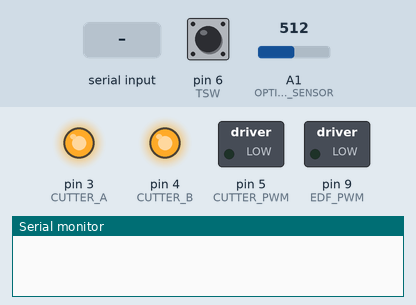
Recording of a sketch running on a simulated Arduino Uno, built with avr-gcc and run on an emulated ATmega328P. Shown: switched loads named in the sketch (green lamp = pin HIGH), output pins drawn as LEDs (lit = HIGH), the last lines printed to the serial monitor. The test bench sets the inputs (shaded band); at power-on: pin 6 (TSW) HIGH, A1 (OPTICAL_SENSOR) = 512.

Above: at 1.2 s.
1.3 s: "1," received over Serial
At 2.5 s:
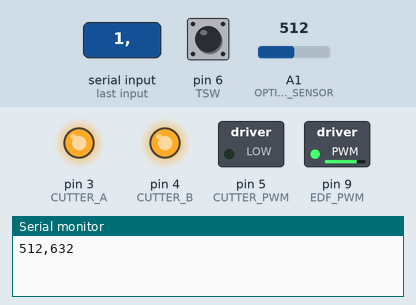
2.8 s: "2," received over Serial
At 3.8 s:
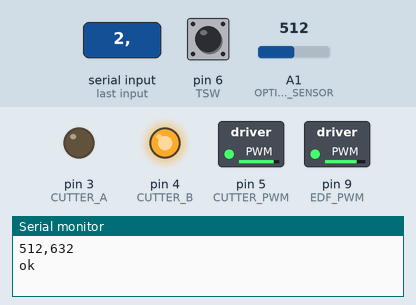
Timing chart, 0 to 10.3 s (numbered marks = the images above; inputs shaded):
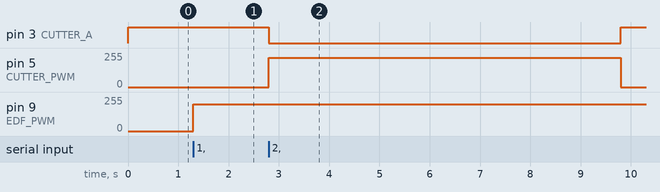

Measured:
- after the input at 1.3 s, pin 9 (EDF_PWM): 0/255 → 200/255 at once
- after the input at 2.8 s, pin 3 (CUTTER_A): HIGH → LOW at once, → HIGH 7.0 s later; pin 5 (CUTTER_PWM): 0/255 → 220/255 at once, → 0/255 7.0 s later

The sketch:

ee.ino
```cpp
#include <MsTimer2.h>

#define CUTTER_PWM 5
#define CUTTER_A 3
#define CUTTER_B 4
#define TSW 6                       // Close_cutter_SW
#define BSW 7                       // Open_cutter_SW
#define OPTICAL_SENSOR 1                   // 光センサ
#define EDF_PWM 9

/*光センサ*/
int sample_num = 10;
int sensor_threshold = 900;           // 光センサのしきい値の初期化

/*吸引機構*/
int InitEDF_PWM = 100;              // EDF起動時のPWM
int edf_pwm = 200;                  // EDF吸引時のPWM(serialで受信)

/*顎*/
int cutter_pwm = 220;
int CloseTime = 8000; //fingerセンサしまる上限時間(ボタンを押せなかった時用)


void init_cutter(){
    finger_stop();
}
void init_fun(){
    suction_off();
}
void optical_sensor_setup(){
    //光センサは場所によってしきい値が変わるので初期のオフセット値設定
    int optical_sensor_cali[sample_num];
    for(int cnt = 0 ; cnt < sample_num ; cnt++){
        optical_sensor_cali[cnt] = analogRead(OPTICAL_SENSOR); //光センサの値取得
    }
    // 光センサ10のデータの平均値
    int optical_sensor_sum = 0; //10個の光センサデータの合計変数の初期化
    for(int cnt = 0 ; cnt < sample_num ; cnt++){
        optical_sensor_sum += optical_sensor_cali[cnt];  //10個の光センサデータの合計
    }
    double optical_sensor_mean = (double)optical_sensor_sum / (double)(sample_num); // 光センサの平均値
    double t = 0; //偏差変数の初期化
    for(int cnt = 0 ; cnt < sample_num ; cnt++){
        t += (double)optical_sensor_cali[cnt] - (double)optical_sensor_mean; //偏差
    }
    double optical_sensor_std = sqrt(t / (double)(sample_num)); //標準偏差

    /*センサのしきい値の設定*/
    if(optical_sensor_std > 100){
        sensor_threshold = 900; //分散が大きすぎる場合は900
    }else{
        sensor_threshold = (int)optical_sensor_mean + 120; //平均値+120をしきい値とする
    }
}
void setup() {
  //pin_setup
  pinMode(CUTTER_A, OUTPUT);
  pinMode(CUTTER_B, OUTPUT);
  pinMode(CUTTER_PWM, OUTPUT);
  pinMode(TSW, INPUT_PULLUP);
  pinMode(BSW, INPUT_PULLUP);
  pinMode(OPTICAL_SENSOR, INPUT);
  pinMode(EDF_PWM, OUTPUT);
  Serial.begin(115200);

  //motor and optical_sensor setup
  init_cutter();
  init_fun();
  optical_sensor_setup();
}

/*基本動作*/
/*---------------------------------------------------------------*/
/*顎モータ制御*/
void finger_open(){
    digitalWrite(CUTTER_A, HIGH);
    digitalWrite(CUTTER_B, LOW);
    while(digitalRead(BSW)!=0){
        analogWrite(CUTTER_PWM, cutter_pwm);
    }
    finger_stop();
}
void finger_close(){
    digitalWrite(CUTTER_A, LOW);
    digitalWrite(CUTTER_B, HIGH);
    unsigned long startTime = millis();
    Serial.println("ok");
    while(digitalRead(TSW)!=0){
        if(millis()- startTime>=7000){
          break;
        }
        analogWrite(CUTTER_PWM, cutter_pwm);
    }
    finger_stop();
}
void finger_stop(){
    analogWrite(CUTTER_PWM, 0);
    digitalWrite(CUTTER_A, HIGH);
    digitalWrite(CUTTER_B, HIGH);
}

/*吸引機構*/
void suction_on(){
    analogWrite(EDF_PWM, edf_pwm);
}
void suction_off(){
    analogWrite(EDF_PWM, 0);
}

/*光センサ確認*/
void Suction_judgement(){
    int optical_sensor = analogRead(OPTICAL_SENSOR);
    Serial.print(optical_sensor);Serial.print(",");Serial.println(sensor_threshold);
}
/*---------------------------------------------------------------*/


/*
口開ける
*/
void preparation(){
    suction_off();
    finger_open();
    Suction_judgement();
}

/*
トマト吸引する
*/
void suction_tomato(){
    finger_stop(); //一様止めるコマンド入れとく
    suction_on();
    Suction_judgement();
}

/*
トマト噛み切る
*/
void cut_tomato_stem(){
    suction_on();
    finger_close();
    Suction_judgement();
}

/*
トマト吐き出す
*/
void spit_out(){
    suction_off();
    finger_open();
    Suction_judgement();
}


void loop() {
  if(Serial.available() > 0){
    String input = Serial.readStringUntil(',');
    int mode = input.toInt();
    switch(mode){
      case 0:
        preparation();
        break;

      case 1:
        suction_tomato();
        break;

      case 2:
        cut_tomato_stem();
        break;

      default:
        break;
    }
  }
}
```
